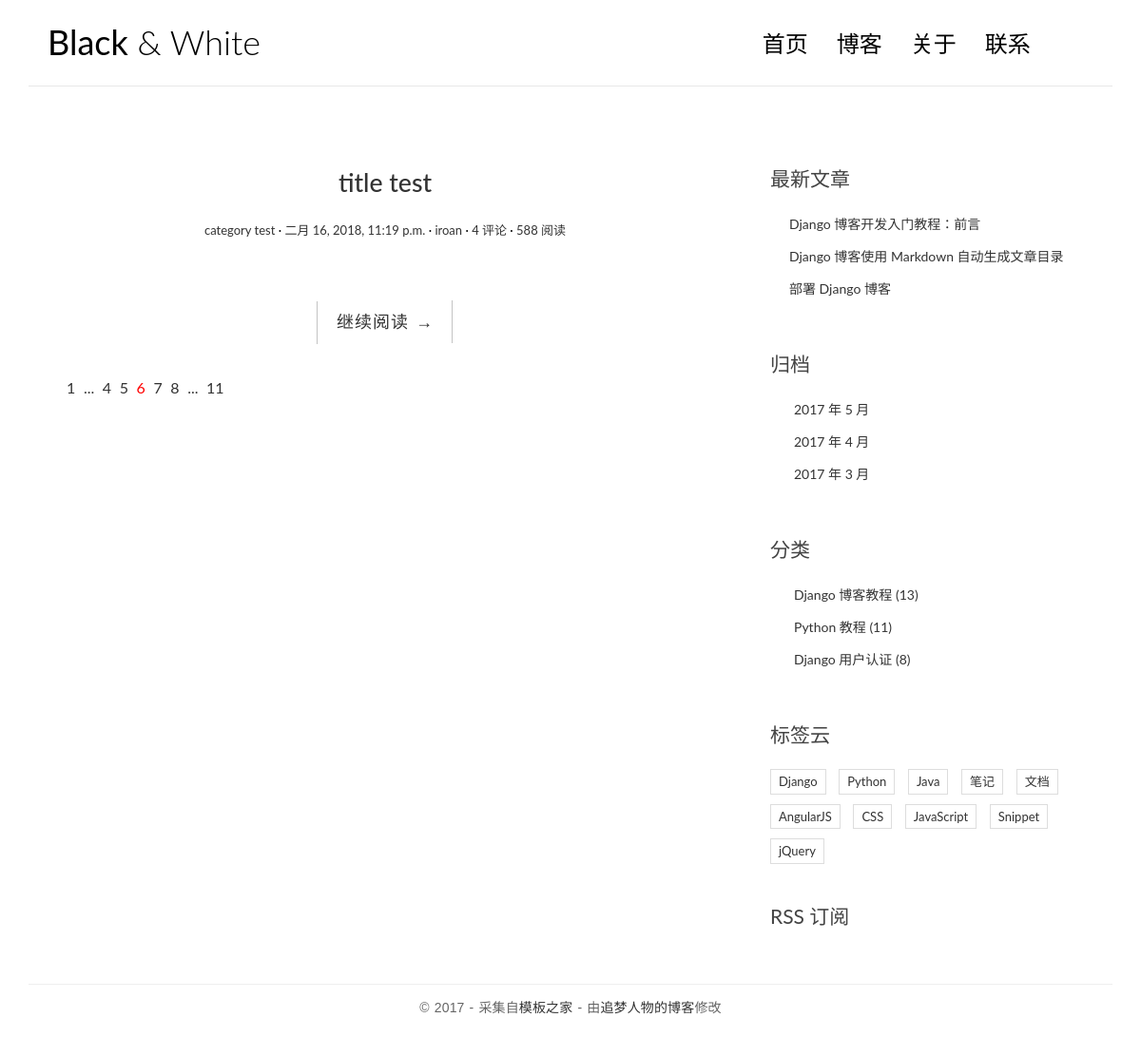
Before: / with the older database file.
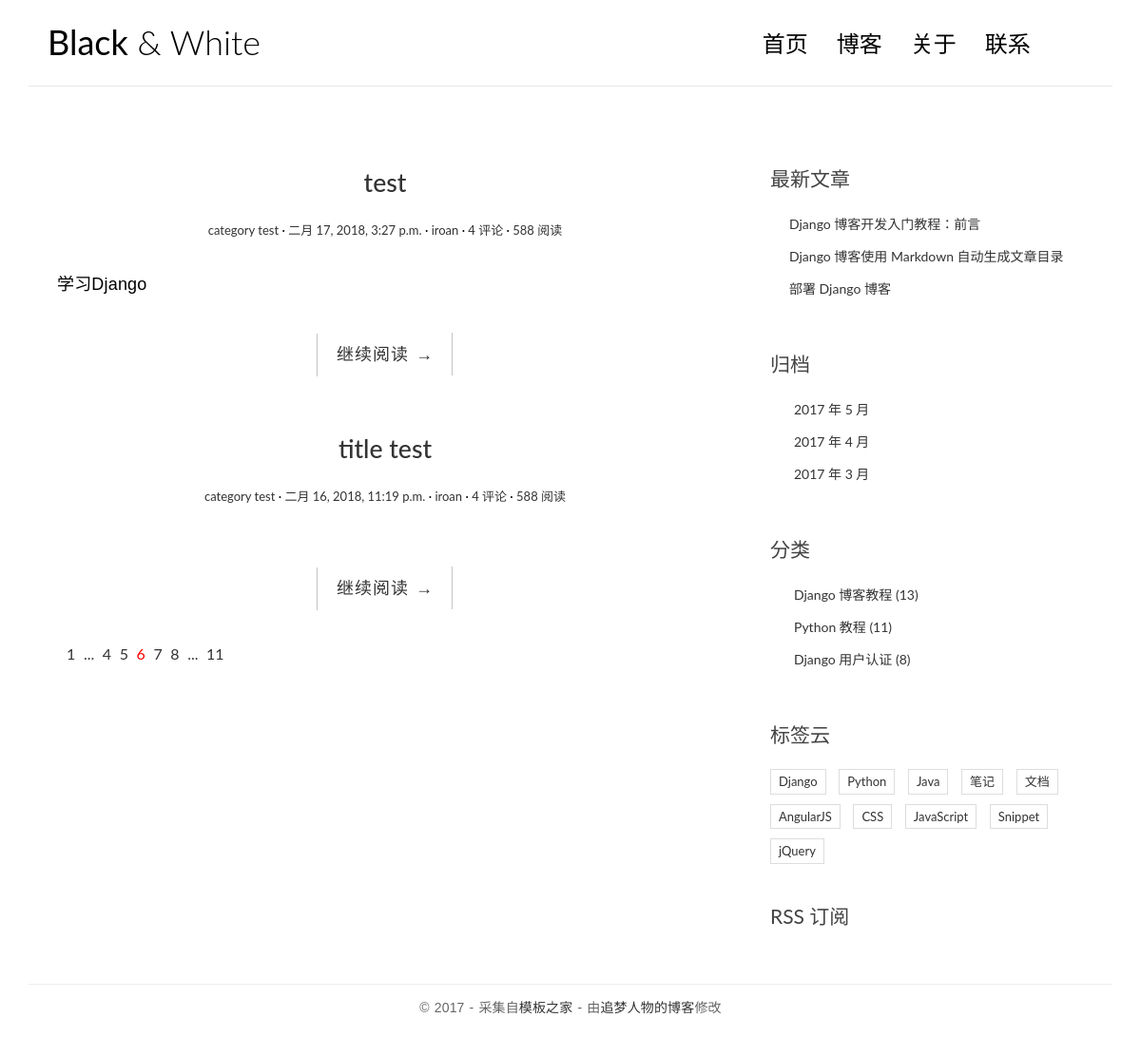
After: the same page with the newer database file.
### blog/models.py (models this page shows, shortened)
class Post(models.Model):
    title = models.CharField(max_length=70)
    body = models.TextField()
    created_time = models.DateTimeField()
    modified_time = models.DateTimeField()
    excerpt = models.CharField(max_length=200,blank=True)
    category = models.ForeignKey(Category)
    tags = models.ManyToManyField(Tag,blank=True)
    author = models.ForeignKey(User)

class Category(models.Model):
    name = models.CharField(max_length=100)

### blog/views.py (the view)
# urls.py: url(r'^$',views.index, name='index')
def index(request):
    post_list = Post.objects.all().order_by('-created_time')
    return render(request,'blog/index.html',context={'post_list':post_list})

### templates/blog/index.html (shortened to what the changed rows need)
{% load staticfiles %}
<!DOCTYPE html>
<html>
<head>
    <link rel="stylesheet" href="http://code.ionicframework.com/ionicons/2.0.1/css/ionicons.min.css">
    <link rel="stylesheet" href="{% static 'blog/css/bootstrap.min.css'%}">
    <link rel="stylesheet" href="{% static 'blog/css/pace.css'%}">
    <link rel="stylesheet" href="{% static 'blog/css/custom.css'%}">
</head>
<body>
<div class="container">
    <header id="site-header">
        <div class="row">
            <div class="col-md-4 col-sm-5 col-xs-8">
                <div class="logo">
                    <h1><a href="index.html"><b>Black</b> &amp; White</a></h1>
                </div>
            </div>
        </div>
    </header>
</div>
<div class="content-body">
    <div class="container">
        <div class="row">
            <main class="col-md-8">
                {%for post in post_list%}
                    <article class="post post-{{post.pk}}">
                        <h1 class="entry-title"><a href="single.html">{{post.title}}</a> </h1>
                            <div class="entry-meta">
                                <span class="post-category"><a href="#">{{post.category.name}}</a></span>
                                <span class="post-date"><a href="#"><time class="entry-date" datetime="2012-11-09T23:15:57+00:00">{{post.created_time}}</time></a></span>
                                <span class="post-author"><a href="#">{{post.author}}</a></span>
                                <span class="comments-link"><a href="#">4 评论</a></span>
                                <span class="views-count"><a href="#">588 阅读</a></span>
                            </div>
                    <div class="entry-content clearfix">
                        <p>{{post.excerpt}}</p>
                        <div class="read-more cl-effect-14">
                            <a href="#" class="more-link">继续阅读 <span class="meta-nav">→</span></a>
                        </div>
                    </div>
                    </article>
                    {%empty%}
                    <div class="no-post">暂时还没有发布文章</div>
                {%endfor%}
            </main>
        </div>
    </div>
</div>
</body>
</html>

Changed rows visible on the page:
added Post: title "test", category.name "category test", created_time "二月 17, 2018, 3:27 p.m.", author "iroan", excerpt "学习Django"
